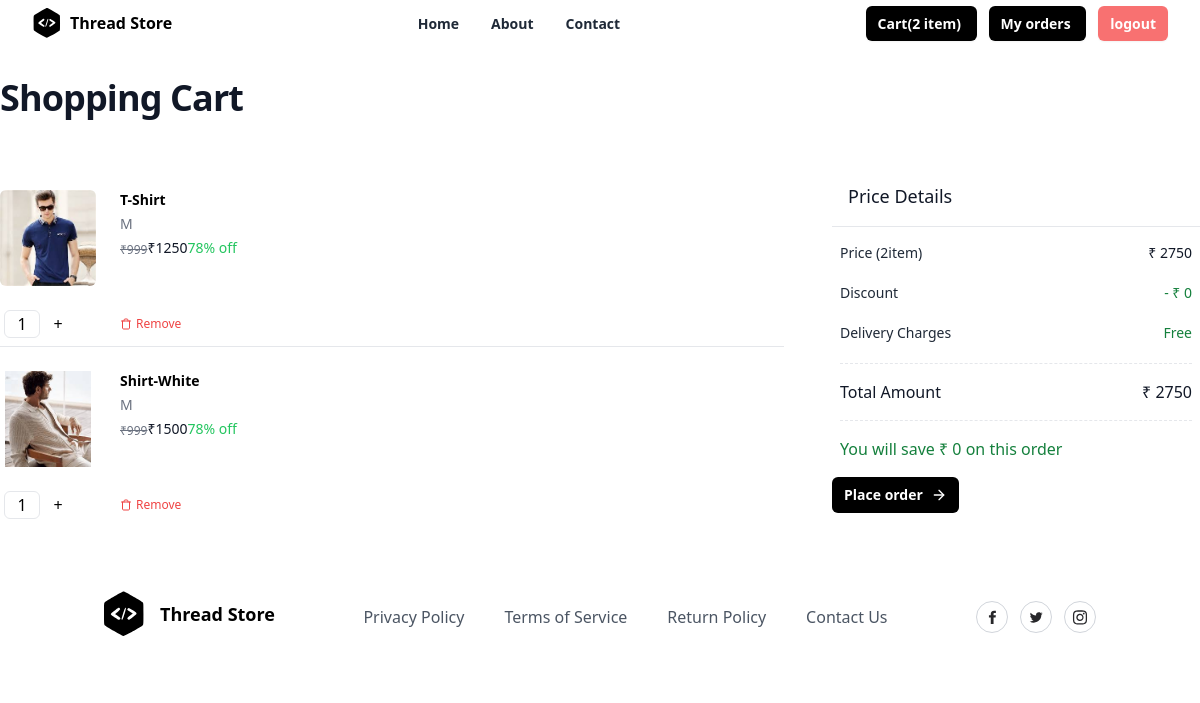
The app's page /carts/all/ (signed in) with its own data.
### store/models.py (models this page shows, shortened)
class Basket(models.Model):
    owner = models.OneToOneField(User, on_delete=models.CASCADE,related_name="cart")
    created_date = models.DateTimeField(auto_now_add=True)
    updated_date = models.DateTimeField(auto_now=True)
    is_active = models.BooleanField(default=True)
    @property
    def cart_item_count(self):
        return self.cartitems.filter(is_order_placed=False).count()
    @property
    def cart_total(self):
        basket_items=self.cartitems.filter(is_order_placed=False)
        total_price=0
        if basket_items:
            for bi in basket_items:
                total_price+=bi.total_amount
        return total_price

class BasketItem(models.Model):
    basket_object = models.ForeignKey(Basket, on_delete=models.CASCADE,related_name="cartitems")
    product_object = models.ForeignKey(Product, on_delete=models.CASCADE)
    size_object = models.ForeignKey(Size, on_delete=models.CASCADE)
    quantity = models.PositiveIntegerField(default=1)
    created_date = models.DateTimeField(auto_now_add=True)
    updated_date = models.DateTimeField(auto_now=True)
    is_active = models.BooleanField(default=True)
    is_order_placed=models.BooleanField(default=False)
    @property
    def total_amount(self):
        return self.product_object.price*self.quantity

class Product(models.Model):
    title = models.CharField(max_length=200)
    description = models.TextField(null=True, blank=True)
    size_object = models.ManyToManyField(Size)
    category_object = models.ForeignKey(Category, on_delete=models.CASCADE)
    brand_object = models.ForeignKey(Brand, on_delete=models.CASCADE)
    image = models.ImageField(upload_to='product_images', null=True, blank=True, default='product_images/default.jpg')
    price = models.PositiveIntegerField()
    tag_object=models.ManyToManyField(Tag)
    created_date = models.DateTimeField(auto_now_add=True)
    updated_date = models.DateTimeField(auto_now=True)
    is_active = models.BooleanField(default=True)

class Size(models.Model):
    name = models.CharField(max_length=100, unique=True)
    created_date = models.DateTimeField(auto_now_add=True)
    updated_date = models.DateTimeField(auto_now=True)
    is_active = models.BooleanField(default=True)

### store/views.py (the view)
# urls.py: path('carts/all/',views.CartSummaryView.as_view(),name="cart-summary"),
class CartSummaryView(View):
    def get(self,request,*args,**kwargs):
        qs=request.user.cart.cartitems.filter(is_order_placed=False).order_by("-created_date")
        return render(request,"cart_list.html",{"data":qs})

### store/templates/cart_list.html (shortened to what this page needs)
{%extends 'base.html'%}
{%block main_block%}
<div class="mx-auto max-w-7xl px-2 lg:px-0">
  <div class="mx-auto max-w-2xl py-8 lg:max-w-7xl">
    <h1 class="text-3xl font-bold tracking-tight text-gray-900 sm:text-4xl">
      Shopping Cart
    </h1>
   {%if data%}
   <div class="mt-12 lg:grid lg:grid-cols-12 lg:items-start lg:gap-x-12 xl:gap-x-16">
    <section
      aria-labelledby="cart-heading"
      class="rounded-lg bg-white lg:col-span-8"
    >
      <ul role="list" class="divide-y divide-gray-200">
          {%for bi in data%}
          <div class="">
              <li class="flex py-6 sm:py-6 ">
                <div class="flex-shrink-0">
                  <img
                    src="{{bi.product_object.image.url}}"
                    alt="Nike Air Max 90"
                    class="sm:h-38 sm:w-38 h-24 w-24 rounded-md object-contain object-center"
                  />
                </div>
                <div class="ml-4 flex flex-1 flex-col justify-between sm:ml-6">
                  <div class="relative pr-9 sm:grid sm:grid-cols-2 sm:gap-x-6 sm:pr-0">
                    <div>
                      <div class="flex justify-between">
                        <h3 class="text-sm">
                          <a href="{%url 'product-detail' bi.product_object.id%}" class="font-semibold text-black">
                            {{bi.product_object.title}}
                          </a>
                        </h3>
                      </div>
                      <div class="mt-1 flex text-sm">
                        <p class="text-sm text-gray-500">{{bi.size_object.name}}</p>
                      </div>
                      <div class="mt-1 flex items-end">
                        <p class="text-xs font-medium text-gray-500 line-through">
                          ₹999
                        </p>
                        <p class="text-sm font-medium text-gray-900">  ₹{{bi.total_amount}} </p>
                        <p class="text-sm font-medium text-green-500">78% off</p>
                      </div>
                    </div>
                  </div>
                </div>
              </li>
              <div class="mb-2 flex">
                <form action="{%url 'quantity-update' bi.id%}" method="post">
                <div class="min-w-24 flex">
                    <input
                      type="text"
                      class="mx-1 h-7 w-9 rounded-md border text-center"
                      value="{{bi.quantity}}"
                    />
                    {%if bi.quantity != 3%}
                    <button
                      type="submit"
                      class="flex h-7 w-7 items-center justify-center" name="action" value="increment"
                    > +
                    </button>
                    {%endif%}
                </div>
              </form>
                <div class="ml-6 flex text-sm">
                  <a
                    href="{%url 'cart-remove' bi.id%}"
                    class="flex items-center space-x-1 px-2 py-1 pl-0"
                  >
                    <span class="text-xs font-medium text-red-500">Remove</span>
                  </a>
                </div>
              </div>
            </div>
          {%endfor%}
      </ul>
    </section>
    <section
      aria-labelledby="summary-heading"
      class="mt-16 rounded-md bg-white lg:col-span-4 lg:mt-0 lg:p-0"
    >
      <h2
        id="summary-heading"
        class=" border-b border-gray-200 px-4 py-3 text-lg font-medium text-gray-900 sm:p-4"
      >
        Price Details
      </h2>
      <div>
        <dl class=" space-y-1 px-2 py-4">
          <div class="flex items-center justify-between">
            <dt class="text-sm text-gray-800">Price ({{request.user.cart.cart_item_count}}item)</dt>
            <dd class="text-sm font-medium text-gray-900">₹ {{request.user.cart.cart_total}}</dd>
          </div>
          <div class="flex items-center justify-between pt-4">
            <dt class="flex items-center text-sm text-gray-800">
              <span>Discount</span>
            </dt>
            <dd class="text-sm font-medium text-green-700">- ₹ 0</dd>
          </div>
          <div class="flex items-center justify-between py-4">
            <dt class="flex text-sm text-gray-800">
              <span>Delivery Charges</span>
            </dt>
            <dd class="text-sm font-medium text-green-700">Free</dd>
          </div>
          <div class="flex items-center justify-between border-y border-dashed py-4 ">
            <dt class="text-base font-medium text-gray-900">Total Amount</dt>
            <dd class="text-base font-medium text-gray-900">₹ {{request.user.cart.cart_total}}</dd>
          </div>
        </dl>
        <div class="px-2 pb-4 font-medium text-green-700">
          You will save ₹ 0 on this order
        </div>
        <a
        href="{%url 'placed-order'%}"
class="inline-flex items-center rounded-md bg-black px-3 py-2 text-sm font-semibold text-white hover:bg-black/80"
>
Place order
<svg
  xmlns="http://www.w3.org/2000/svg"
  width="24"
  height="24"
  viewBox="0 0 24 24"
  fill="none"
  stroke="currentColor"
  stroke-width="2"
  stroke-linecap="round"
  stroke-linejoin="round"
  class="ml-2 h-4 w-4"
>
  <line x1="5" y1="12" x2="19" y2="12"></line>
  <polyline points="12 5 19 12 12 19"></polyline>
</svg>
</a>
      </div>
    </section>
  </div>
   {%else%}
   <h1>Cart Is Empty</h1>
   <a href="{%url 'index'%}">Shop Now</a>
   {%endif%}
  </div>
</div>
{%endblock%}

### store/templates/base.html (shortened to what this page needs)
<!DOCTYPE html>
<html lang="en">
<head>
    <script src="https://cdn.tailwindcss.com"></script>
</head>
<body>
    <div class="relative w-full bg-white">
        <div class="mx-auto flex max-w-7xl items-center justify-between px-4 py-2 sm:px-6 lg:px-8">
          <div class="inline-flex items-center space-x-2">
            <span>
            </span>
            <span class="font-bold">Thread Store</span>
          </div>
          <div class="hidden lg:block">
            <ul class="inline-flex space-x-8">
              <li>
                <a
                  href="#"
                  class="text-sm font-semibold text-gray-800 hover:text-gray-900"
                >
                  Home
                </a>
              </li>
              <li>
                <a
                  href="#"
                  class="text-sm font-semibold text-gray-800 hover:text-gray-900"
                >
                  About
                </a>
              </li>
              <li>
                <a
                  href="#"
                  class="text-sm font-semibold text-gray-800 hover:text-gray-900"
                >
                  Contact
                </a>
              </li>
            </ul>
          </div>
          <div class="hidden lg:block">
            <a
              href="{%url 'cart-summary'%}"
              class="rounded-md bg-black px-3 py-2 text-sm font-semibold text-white shadow-sm hover:bg-black/80 focus-visible:outline focus-visible:outline-2 focus-visible:outline-offset-2 focus-visible:outline-black"
            >
              Cart({{request.user.cart.cart_item_count}} item)
          </a>
          <a
          href="{%url 'order-summary'%}"
          class="rounded-md ms-3 bg-black px-3 py-2 text-sm font-semibold text-white shadow-sm hover:bg-black/80 focus-visible:outline focus-visible:outline-2 focus-visible:outline-offset-2 focus-visible:outline-black"
        >
          My orders
      </a>
          <a
          href="{%url 'signout'%}"
          class="rounded-md ms-3 bg-red-400 px-3 py-2 text-sm font-semibold text-white shadow-sm hover:bg-black/80 focus-visible:outline focus-visible:outline-2 focus-visible:outline-offset-2 focus-visible:outline-black"
            >
            logout
          </a>
          </div>
        </div>
      </div>
    {%block main_block%}
    {%endblock%}
    <section class="relative overflow-hidden bg-white py-8">
        <div class="container relative z-10 mx-auto px-4">
          <div class="-m-8 flex flex-wrap items-center justify-between">
            <div class="w-auto p-8">
              <a href="#">
                <div class="inline-flex items-center">
                  <span class="ml-4 text-lg font-bold">Thread Store</span>
                </div>
              </a>
            </div>
            <div class="w-auto p-8">
              <ul class="-m-5 flex flex-wrap items-center">
                <li class="p-5">
                  <a class="font-medium text-gray-600 hover:text-gray-700" href="#">
                    Privacy Policy
                  </a>
                </li>
                <li class="p-5">
                  <a class="font-medium text-gray-600 hover:text-gray-700" href="#">
                    Terms of Service
                  </a>
                </li>
                <li class="p-5">
                  <a class="font-medium text-gray-600 hover:text-gray-700" href="#">
                    Return Policy
                  </a>
                </li>
                <li class="p-5">
                  <a class="font-medium text-gray-600 hover:text-gray-700" href="#">
                    Contact Us
                  </a>
                </li>
              </ul>
            </div>
            <div class="w-auto p-8">
              <div class="-m-1.5 flex flex-wrap">
                <div class="w-auto p-1.5">
                  <a href="#">
                    <div class="flex h-8 w-8 items-center justify-center rounded-full border border-gray-300 hover:border-gray-400">
                    </div>
                  </a>
                </div>
                <div class="w-auto p-1.5">
                  <a href="#">
                    <div class="flex h-8 w-8 items-center justify-center rounded-full border border-gray-300 hover:border-gray-400">
                    </div>
                  </a>
                </div>
                <div class="w-auto p-1.5">
                  <a href="#">
                    <div class="flex h-8 w-8 items-center justify-center rounded-full border border-gray-300 hover:border-gray-400">
                    </div>
                  </a>
                </div>
              </div>
            </div>
          </div>
        </div>
      </section>
</body>
</html>

### records on screen
BasketItem: product_object.image (picture), product_object "T-Shirt", size_object.name "M", total_amount "1250", quantity "1"
BasketItem: product_object.image (picture), product_object "Shirt-White", size_object.name "M", total_amount "1500", quantity "1"

### other values on screen
{{ request.user.cart.cart_item_count }} "2"
{{ request.user.cart.cart_total }} "2750"
